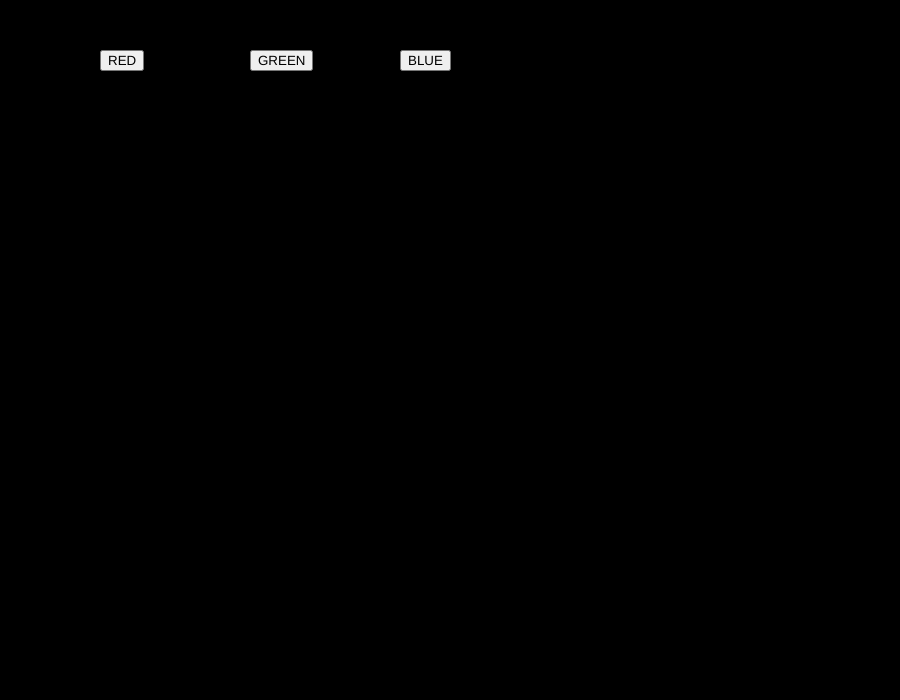
Frame 1 (no input)
Frame 60 (no input): identical to frame 1, image omitted
Frame 120 (the mouse pressed at the canvas centre since frame 60): identical to frame 1, image omitted

The p5.js sketch that drew this single still picture (run headless with seeded random() and noise() and a simulated clock; from frame 60 on, the mouse is pressed at the canvas centre):

// p5.js sketch
// ── sketch.js
var btn_red;
var btn_green;
var btn_blue;

var r = 0;
var g = 0;
var b = 0;

function setup() 
{ createCanvas(900,700);  
   btn_red=createButton("RED");
   btn_red.position(100,50);
   btn_red.mousePressed(red_bg);
  
   btn_green=createButton("GREEN");
   btn_green.position(250,50);
   btn_green.mousePressed(green_bg);


   btn_blue=createButton("BLUE");
   btn_blue.position(400,50);
   btn_blue.mousePressed(blue_bg);
  
}

function draw() {
  background(r,g,b)

}
function red_bg()
{r=255
g=0
b=0
}

function green_bg() {
r=0
g=255
b=0
}

function blue_bg(){
  r=0
  g=0
  b=255
}
